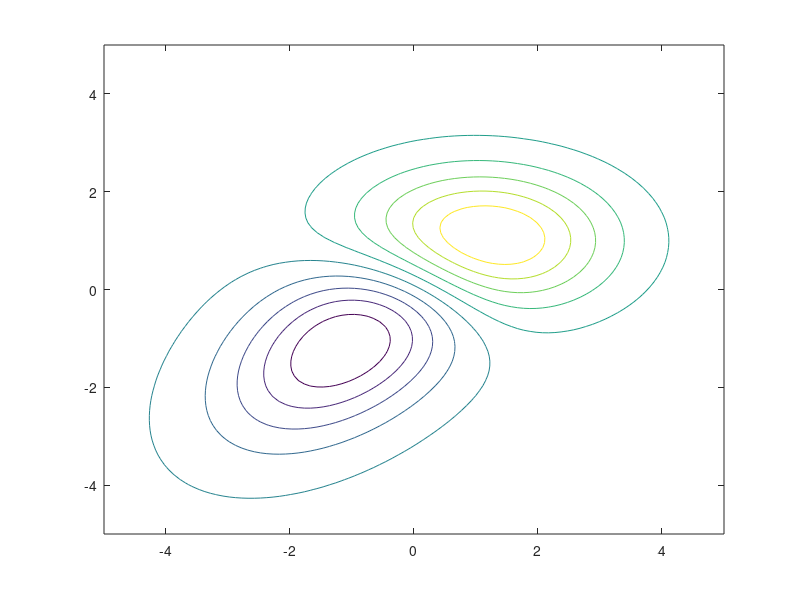

MATLAB code for this plot:
clear all;

x = linspace(-5, 5);
y = linspace(-5, 5);
z = zeros(100,100);

%part ii
%{
mu1 = [-1 2];
sigma1 = [3 1; 1 2];
%}

%part iii
%{
mu1 = [0 2];
mu2 = [2 0];
sigma1 = [1 1; 1 2];
sigma2 = [1 1; 1 2];
%}

%part iv
%{
mu1 = [0 2];
mu2 = [2 0];
sigma1 = [1 1; 1 2];
sigma2 = [3 1; 1 2];
%}

%part v
mu1 = [1 1];
mu2 = [-1 -1];
sigma1 = [1 0; 0 2];
sigma2 = [2 1; 1 2];
for i = 1:100
    for j = 1:100
        z(i,j) = mvnpdf([x(i), y(j)], mu1, sigma1) - mvnpdf([x(i), y(j)], mu2, sigma2);
    end
end

contour(x, y, z);